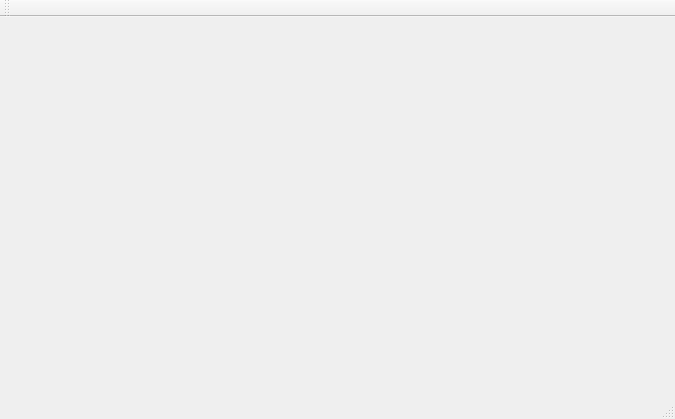
<?xml version="1.0" encoding="UTF-8"?>
<ui version="4.0">
 <class>MainWindow</class>
 <widget class="QMainWindow" name="MainWindow">
  <property name="geometry">
   <rect>
    <x>0</x>
    <y>0</y>
    <width>675</width>
    <height>419</height>
   </rect>
  </property>
  <property name="windowTitle">
   <string>MainWindow</string>
  </property>
  <widget class="QWidget" name="centralWidget"/>
  <widget class="QMenuBar" name="menuBar">
   <property name="geometry">
    <rect>
     <x>0</x>
     <y>0</y>
     <width>675</width>
     <height>22</height>
    </rect>
   </property>
  </widget>
  <widget class="QToolBar" name="mainToolBar">
   <attribute name="toolBarArea">
    <enum>TopToolBarArea</enum>
   </attribute>
   <attribute name="toolBarBreak">
    <bool>false</bool>
   </attribute>
  </widget>
  <widget class="QStatusBar" name="statusBar"/>
 </widget>
 <layoutdefault spacing="6" margin="11"/>
 <resources/>
 <connections/>
</ui>
